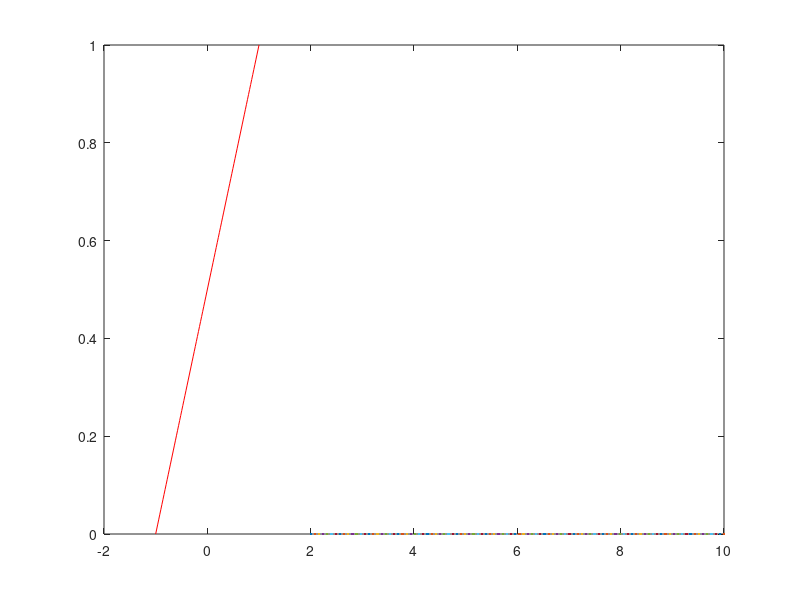

MATLAB code for this plot: (Note: this script raises an error after producing the figure.)
%% 2D

% Punktens koordinater
x1 = 1;
x2  = 1;

a = -1; % Punkt på x1
b = 5; % Punkt på x1

area = linspace(-2*a, 2*b);
plot(area, 0);
hold on

% Avstånd 1
inclination = x2/(x1-a);
xVals = linspace(a, x1);
y = inclination*(xVals-x1) + x2;
plot(xVals, y, 'r');
plot(a, 0, 'O', 'MarkerSize', 10, 'MarkerFaceColor',[0.5,1,0]);


% Avstånd 2

inclination = x2/(x1-b);
xVals = linspace(x1, b);
y = inclination*(xVals-x1) + x2;
plot(xVals, y, 'g');
plot(b, 0, 'O', 'MarkerSize', 10, 'MarkerFaceColor',[0,0.5,1]);

% Kortaste avstånd, rakt under punkt
xline(x1);
xlabel('x1');
ylabel('x2');

plot(x1, x2, 'O', 'MarkerSize', 10, 'MarkerFaceColor',[1,1,0]);
plot(x1, 0, 'O', 'MarkerSize', 10, 'MarkerFaceColor',[1,0.5,0]);


%% 3D
n = 100;

% Punkt P
x1 = 1;
x2 = 1;
x3 = 1;

yDim = 0;
zDim = 0;
% Punkter på x1
a = 0;
b = 1.5; 
% Varje vektor måste ha samma dimension. Därför fyller jag x med n stycken 1:or
x = zeros(1, n) + x1;
y = linspace(-yDim,x2,n);
z = linspace(-zDim,x3,n);
% Kortaste avstånd till punkt P
plot3(x,y,z);
hold on

plot3(x1, -yDim, -zDim,'o', 'MarkerSize', 10, 'MarkerFaceColor',[1,0,0]);

% Linje 1

% Vill att x ska gå från a till x1 för denna linje
x = linspace(a, x1, n);
y = linspace(-yDim,x2,n);
z = linspace(-zDim,x3,n);
plot3(a, -yDim, -zDim,'o', 'MarkerSize', 10, 'MarkerFaceColor',[0.5,1,0]);
plot3(x,y,z);

% Linje 2

% Vill att x ska få från x1 till b för denna linje
x = linspace(x1, b, n);
y = linspace(x2, -yDim ,n);
z = linspace(x3, -zDim, n);
plot3(b, -yDim, -zDim,'o', 'MarkerSize', 10, 'MarkerFaceColor',[0.4,0,0.8]);
plot3(x,y,z);

% Punkten P
plot3(x1, x2, x3,'o', 'MarkerSize', 10, 'MarkerFaceColor',[1,1,0]);
xlabel('x1');
ylabel('x2');
zlabel('x3');

